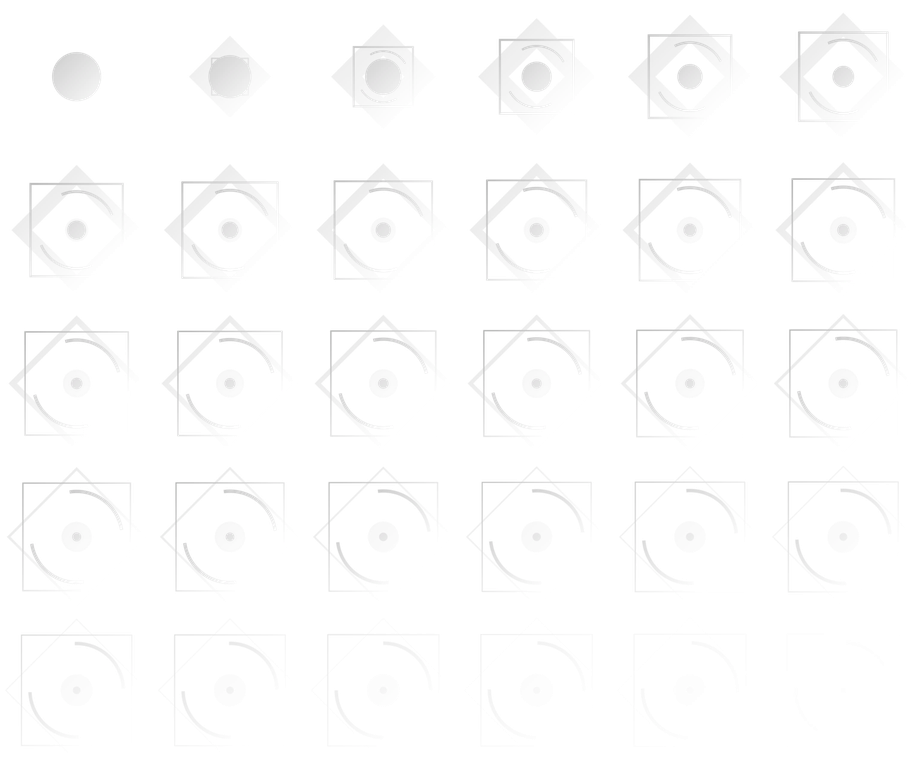
#> input picture src/resources/Note_Click_Effect/Raw.png, 920 x 767 px, shrunk from 1536 x 1280 before the run
$ python split.py
#> lines starting #> are read from the running program, lines starting #| are printed output that depends on the picture
from PIL import Image

im = Image.open("Raw.png").convert("RGBA")
#> im is the input picture: PIL image 920x767 RGBA; mean R, G, B, A 49.2, 49.2, 49.2, 17.1

col, row = int(input("Enter the number of columns: ")), int(input("Enter the number of rows: "))
#> the answer given: 3
#> the answer given: 3

for i in range(row):
    for j in range(col):
        croped = im.crop((
            int(j * im.width / col),
            int(i * im.height / row),
            int((j + 1) * im.width / col),
            int((i + 1) * im.height / row),
        ))
        Image.merge("RGBA", (
            *Image.new("RGB", croped.size, (255, 255, 255)).split(),
            croped.split()[-1]
        )).save(f"Frames/{i * col + j + 1}.png")
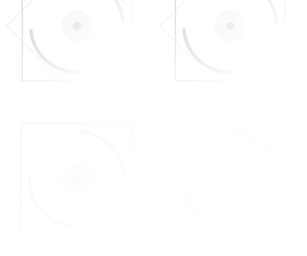
#> croped: PIL image 307x256 RGBA; mean R, G, B, A 36.2, 36.2, 36.2, 4.4; transparent parts drawn white
